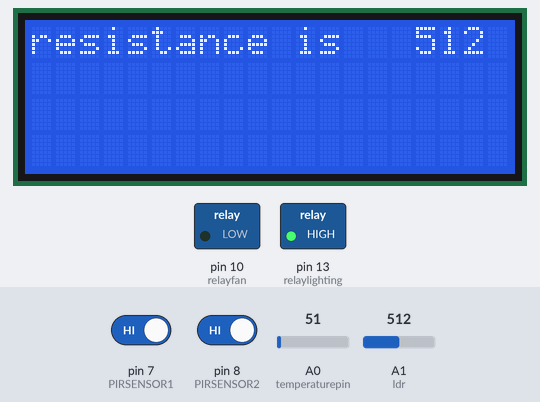
Bench run of a sketch on a simulated Arduino Uno, built with avr-gcc and run on an emulated ATmega328P. Shown: 20×4 character LCD, switched loads named in the sketch (green lamp = pin HIGH). The inputs (shaded band) are chosen by the test bench; at power-on: A1 (ldr) = 512, pin 7 (PIRSENSOR1) HIGH, A0 (temperaturepin) = 51, pin 8 (PIRSENSOR2) HIGH. What the sketch prints to the serial monitor is not drawn.

Above: at 1.8 s.
1.9 s: A1 (ldr) set to 40
At 6.61 s:
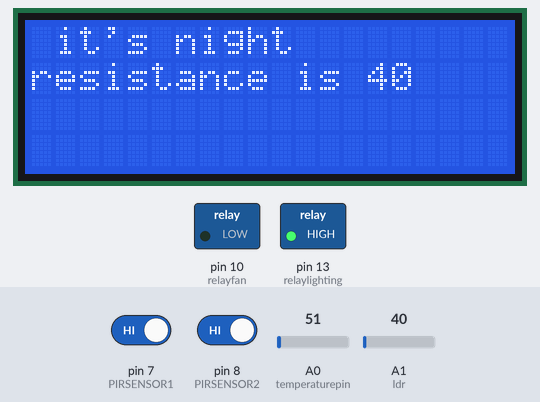
8.0 s: pin 7 (PIRSENSOR1) driven LOW
At 14.27 s:
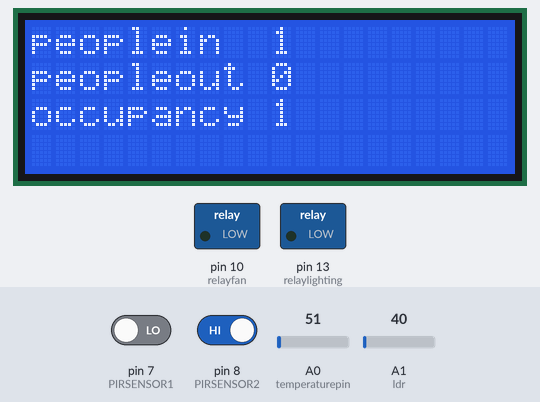
16.8 s: A0 (temperaturepin) set to 54
At 18.51 s:
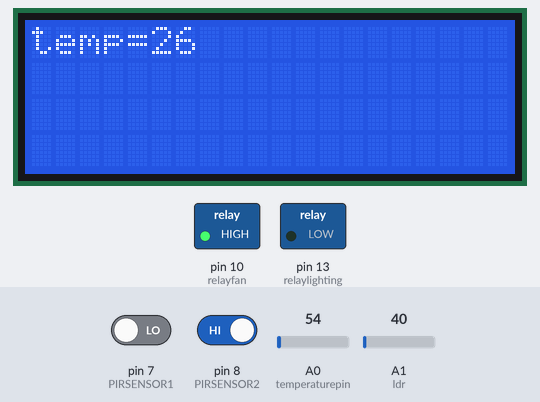
21.5 s: A1 (ldr) set to 90
At 25.4 s:
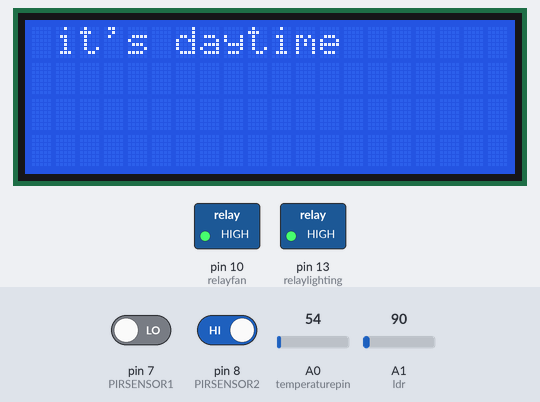
26.2 s: pin 8 (PIRSENSOR2) driven LOW
At 34.82 s:
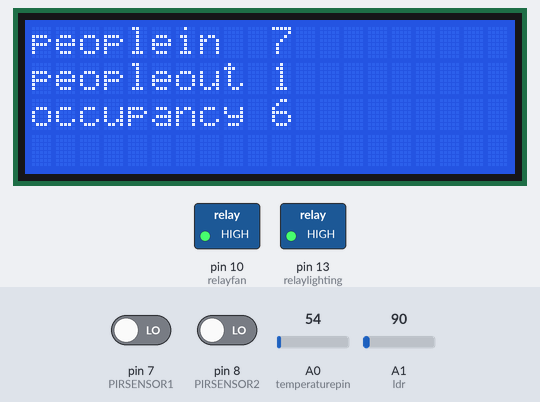
35.6 s: A0 (temperaturepin) set to 61
At 39.86 s:
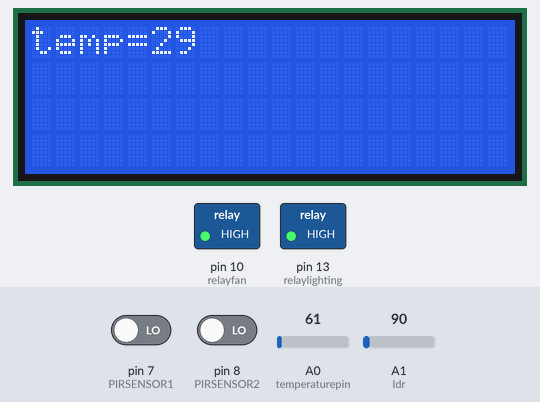
Timing chart, 0 to 41.4 s (numbered marks = the images above; inputs shaded):
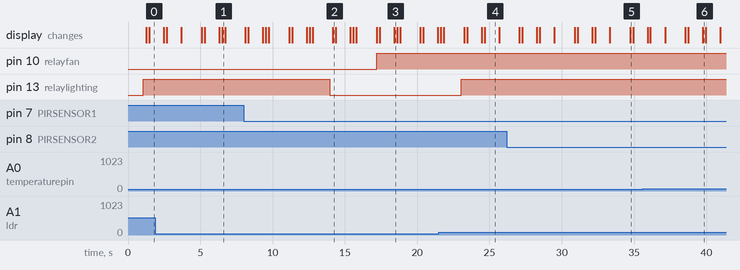

Measured:
- the behaviour switches between 51 and 52 on A0 (temperaturepin) (found by bisection; images 2 and 3)
- after the input at 8.0 s, pin 13 (relaylighting): HIGH → LOW after 6.0 s
- after the input at 16.8 s, pin 10 (relayfan): LOW → HIGH after 0.39 s
- after the input at 21.5 s, pin 13 (relaylighting): LOW → HIGH after 1.5 s
- what the display in image 4 shows lasts 1.0 s, from 24.7 s to 25.7 s

The sketch:

final_project.ino
```cpp
#include <LiquidCrystal.h>
LiquidCrystal lcd(12,11,5,4,3,2);
int PIRSENSOR1=7;
int PIRSENSOR2=8;
int relaylighting=13;
int peoplein;
int peopleout;
int countedin=0;
int countedout=0;
int temperaturepin=A0;
int relayfan=10;
int temperature=0;
int in;
int out;
int result;
int ldr= A1;
int ldrvalue;
void setup()
{
  lcd.begin(20,4);
pinMode(PIRSENSOR2,INPUT);
digitalWrite(relaylighting,LOW);
pinMode(relaylighting,OUTPUT);
pinMode(relayfan,OUTPUT);
pinMode(ldr,INPUT);
digitalWrite(relayfan,LOW);


Serial.begin(9600);

}

void loop() {
   ldrvalue=analogRead(ldr);
   //Serial.println(ldrvalue);
   //delay(200);

peoplein=digitalRead(PIRSENSOR1);

peopleout=digitalRead(PIRSENSOR2);
if(peoplein==0)
{
  in=countedin++;
}
if (peopleout==0)
{out=countedout++;
if(out<0&&result<0){

  out=0;
  countedout=0;
    in=0;

  countedin=0;
  result=0;
  }}

result=in-out;
Serial.println(in);
   delay(200);
   Serial.println(out);
   delay(200);
   Serial.println(result);
   delay(200);
    Serial.println(temperature);
   delay(200);
   Serial.println(ldrvalue);
   delay(200);
if(ldrvalue<80 && result>0)

{

  digitalWrite(relaylighting,LOW);
  delay(200);

  }
  else{
 digitalWrite(relaylighting,HIGH);
 delay(200);

}
if(result<0){

  out=0;
  countedout=0;
    in=0;

  countedin=0;
  result=0;


  }
  temperature=readtemperature();
  if(result>0&&temperature>24){
    digitalWrite(relayfan,HIGH);
    }
    else{
        digitalWrite(relayfan,LOW);

      }

lcd.clear();
lcd.setCursor(0,0);
lcd.print("peoplein");
lcd.setCursor(0,1);
lcd.print("peopleout");
lcd.setCursor(10,0);
lcd.print(in);
lcd.setCursor(10,1);
lcd.print(out);
lcd.setCursor(0,2);
lcd.print("occupancy");
lcd.setCursor(10,2);
lcd.print(result);
delay(200);
lcd.clear();
lcd.setCursor(0,0);
lcd.print("resistance is");
lcd.setCursor(16,0);
lcd.print(ldrvalue);
delay(1000);
lcd.clear();
lcd.setCursor(0,0);
lcd.print("temp=");
lcd.print(temperature);
lcd.setCursor(0,1);
delay(200);
if(ldrvalue<=50)
{

lcd.clear();
lcd.setCursor(1,0);
lcd.print("it's night");
lcd.setCursor(0,1);
lcd.print("resistance is");
lcd.setCursor(14,1);
  lcd.print(ldrvalue);
delay(200);
  }
  if(ldrvalue>80)
  {
    lcd.clear();
        lcd.setCursor(1,0);
         lcd.print("it's daytime");
         delay(1000);}
lcd.clear();
lcd.setCursor(1,0);
lcd.print("resistance is");
lcd.setCursor(16,0);
  lcd.print(ldrvalue);
delay(200);

}

int readtemperature(){
  temperature=analogRead(temperaturepin);
  return  temperature*0.48821;

  }
```
